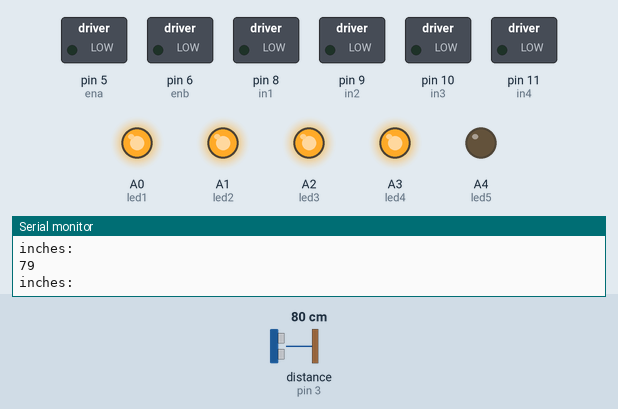
Simulated run of this sketch. Board: Arduino Uno, built with avr-gcc and run on an emulated ATmega328P. Shown: switched loads named in the sketch (green lamp = pin HIGH), output pins drawn as LEDs (lit = HIGH), the last lines printed to the serial monitor. Wiring (inferred from the names in the program): ultrasonic range finder: trigger pin 4; echo pin 3. Inputs (shaded band) come from the test bench; at power-on: distance to the obstacle (sensor on pin 3) 80 cm. The echo pulse lasts 58.3 µs per cm; pins used as bus, display or sensor lines are not drawn.

Above: at 2.2 s.
2.3 s: distance to the obstacle (sensor on pin 3) set to 83 cm
3.8 s: distance to the obstacle (sensor on pin 3) set to 89 cm
At 5.0 s:
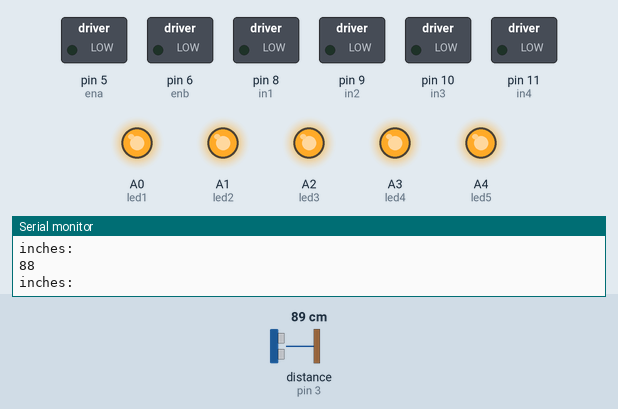
5.3 s: distance to the obstacle (sensor on pin 3) set to 35 cm
At 6.4 s:
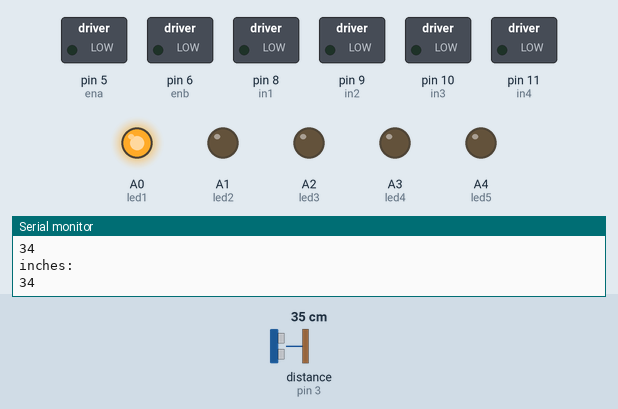
6.8 s: distance to the obstacle (sensor on pin 3) set to 41 cm
9.8 s: distance to the obstacle (sensor on pin 3) set to 48 cm
At 11.0 s:
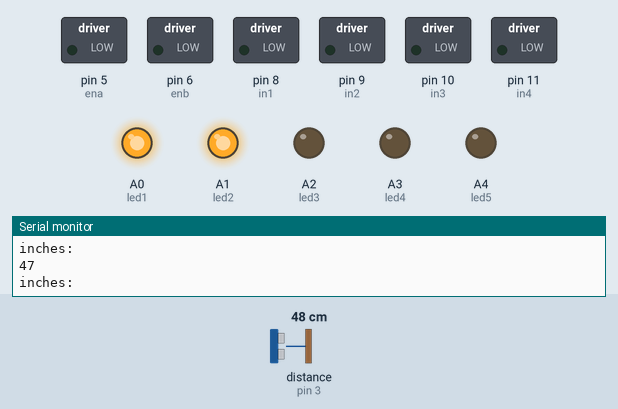
11.3 s: distance to the obstacle (sensor on pin 3) set to 2 cm
At 12.2 s:
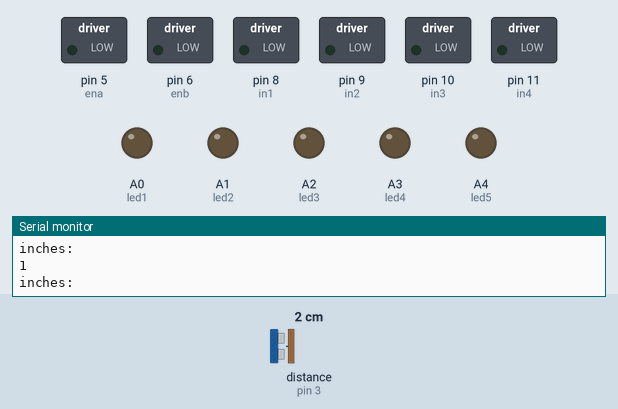
Timing chart, 0 to 14.3 s (numbered marks = the images above; inputs shaded):
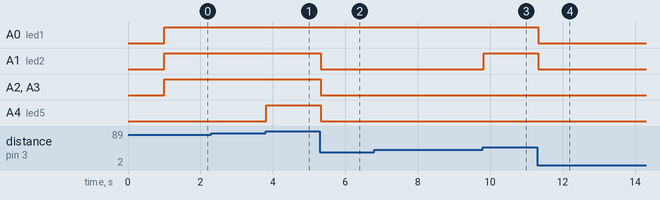

The sketch:

motor2.ino
```cpp
#define trigpin 4 // digital pin 4
#define echopin 3 // digital pin 2


int ena = 5;
int enb = 6;

int in1 = 8;
int in2 = 9;
int in3 = 10;
int in4 = 11;

int led1 = A0;
int led2 = A1;
int led3 = A2;
int led4 = A3;
int led5 = A4;

float distancem;
void setup()
{
Serial.begin(9600);
pinMode(trigpin, OUTPUT);
pinMode(echopin, INPUT);

  pinMode(ena, OUTPUT);
  pinMode(enb, OUTPUT);

  pinMode(in1, OUTPUT);
  pinMode(in2, OUTPUT);
  pinMode(in3, OUTPUT);
  pinMode(in4, OUTPUT);

  pinMode(led1, OUTPUT);
  pinMode(led2, OUTPUT);
  pinMode(led3, OUTPUT);
  pinMode(led4, OUTPUT);
  pinMode(led5, OUTPUT);

  digitalWrite(led1, LOW);
  digitalWrite(led2, LOW);
  digitalWrite(led3, LOW);
  digitalWrite(led4, LOW);
  digitalWrite(led5, LOW);

 analogWrite(ena, 0);
 analogWrite(enb, 0);
 delay(1000);
}

void loop()
{
 int duration, distance;
 digitalWrite(trigpin, HIGH);

delayMicroseconds(1000);
digitalWrite(trigpin, LOW);


duration = pulseIn(echopin,HIGH);

distance = ( duration / 2) / 29.1;
Serial.println("inches:");
Serial.println(distance);

distance = map(distance, 0 , 197, 0 , 255 );


if(  (distance < 0)   )
{
distance = 0;
} else
if(  (distance >= 0) && (distance <= 40)  )
{

   digitalWrite(led1, LOW);
  digitalWrite(led2, LOW);
  digitalWrite(led3, LOW);
  digitalWrite(led4, LOW);
  digitalWrite(led5, LOW);
} else

if(  (distance > 40) && (distance <= 57)  )
{

   digitalWrite(led1, HIGH);
  digitalWrite(led2, LOW);
  digitalWrite(led3, LOW);
  digitalWrite(led4, LOW);
  digitalWrite(led5, LOW);
} else

if(  (distance > 57) && (distance <= 74)  )
{

   digitalWrite(led1, HIGH);
  digitalWrite(led2, HIGH);
  digitalWrite(led3, LOW);
  digitalWrite(led4, LOW);
  digitalWrite(led5, LOW);
} else

if(  (distance > 70) && (distance <= 91)  )
{

   digitalWrite(led1, HIGH);
  digitalWrite(led2, HIGH);
  digitalWrite(led3, HIGH);
  digitalWrite(led4, LOW);
  digitalWrite(led5, LOW);
} else

if(  (distance > 91) && (distance <= 108)  )
{

   digitalWrite(led1, HIGH);
  digitalWrite(led2, HIGH);
  digitalWrite(led3, HIGH);
  digitalWrite(led4, HIGH);
  digitalWrite(led5, LOW);
} else

if(  (distance > 108) && (distance <= 127)  )
{

   digitalWrite(led1, HIGH);
  digitalWrite(led2, HIGH);
  digitalWrite(led3, HIGH);
  digitalWrite(led4, HIGH);
  digitalWrite(led5, HIGH);
} else

if(  distance > 127  )
{

   digitalWrite(led1, HIGH);
  digitalWrite(led2, HIGH);
  digitalWrite(led3, HIGH);
  digitalWrite(led4, HIGH);
  digitalWrite(led5, HIGH);
}


}
```

Measured:
- the behaviour switches between 85 and 86 cm on distance to the obstacle (sensor on pin 3) (found by bisection; images 0 and 1)
- the behaviour switches between 45 and 46 cm on distance to the obstacle (sensor on pin 3) (found by bisection; images 2 and 3)
- after the input at 3.8 s, A4 (led5): LOW → HIGH at once
- after the input at 5.3 s, A1 (led2), A2 (led3), A3 (led4), A4 (led5): HIGH → LOW at once
- after the input at 9.8 s, A1 (led2): LOW → HIGH at once
- after the input at 11.3 s, A0 (led1), A1 (led2): HIGH → LOW at once
